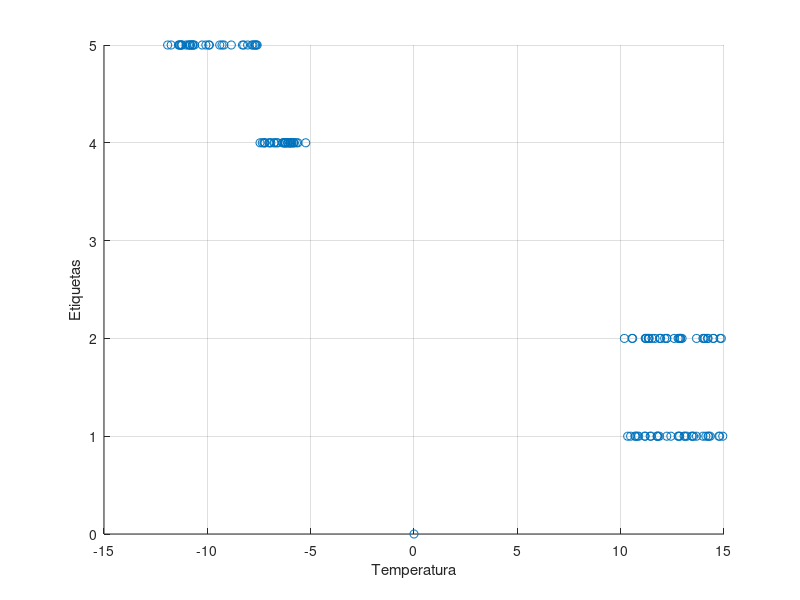

MATLAB code for this plot: (Note: this script raises an error after producing the figure.)
clc
clear all
close all
warning off all

%se leen los datos del dataset
datos = csvread('6 class csv.csv');
%se acomodan
datos = sortrows(datos,5);
[m,n]=size(datos);
pruebass = csvread('pruebas.csv');
xpruebas = pruebass(:,:)'; 
y = zeros(m,1);
%Creamos el vector de etiquetas y
y = datos(:,5);
%Se crea la matriz de los vectores de caracteristicas x
x = datos(:,1:4)';
xT = x';
grid on
hold on
%view(3)
scatter(x(4,:),y(:,1))
xlabel('Temperatura')
ylabel('Etiquetas')
indices = ~ismember(y, [1, 2]);
%se cambian todos los indices de y que no sean 1 para tener solamente dos
%clases
y(indices) = -1;

matrizEig = xT*x;
eigenvalores = eig(matrizEig);
maxEig = max(eigenvalores);
%Creacion del vector inicial w con valores random
w0 = randn(4,1);
ep = 1;
alfa = 0.0000001;
count = 0;

while ep > 1e-6
    grad = calcGrad(x,y,w0);
    wn = w0 - alfa*grad
    ep = sqrt((wn-w0)'*(wn-w0));
    w0 = wn;
    count = count+1
end
test = prueba(datos,wn);


%FUNCIONES A USAR
function gradiente = calcGrad(x, y, w)
    [m,n] = size(y);
    suma = 0;
    for i = 1:m
        arriba = -y(i)*x(:,i);
        abajo = 1 + exp(y(i)*w'*x(:,i));
        total = arriba/abajo;
        suma = suma + total;
    end
    gradiente =(1/m)*suma;
end



function diagonal = calcdiag(x,w,xT)
    [m,n] = size(xT);
    wT = w'
    daigonales = zeros(1,m);
    for i = 1:m
        xdd = exp(-wT*x(:,i))%*(1-(1/(1+exp(-w'*x(:,i)))))
    end
    %diagonal = diag(daigonales)

end

function precision = prueba(xPrueba,wn)
    [n, m] = size(xPrueba);
    xPrueba = xPrueba';
    wT = wn';
    correcto = 0;
    for i =1:m
        h = wT*xPrueba(1:4,i);
        if h > 0 && (xPrueba(5,i) ==1 || xPrueba(5,i) ==2)
            correcto = correcto+1;
        elseif h < 0 && (xPrueba(5,i) ==4 || xPrueba(5,i) ==5)
            correcto = correcto+1;
        end
    end
    precision = 100*(correcto/m)
    fprintf('El modelo obtuvo una precision del %d%% en los datos de prueba\n',precision)
end
    
